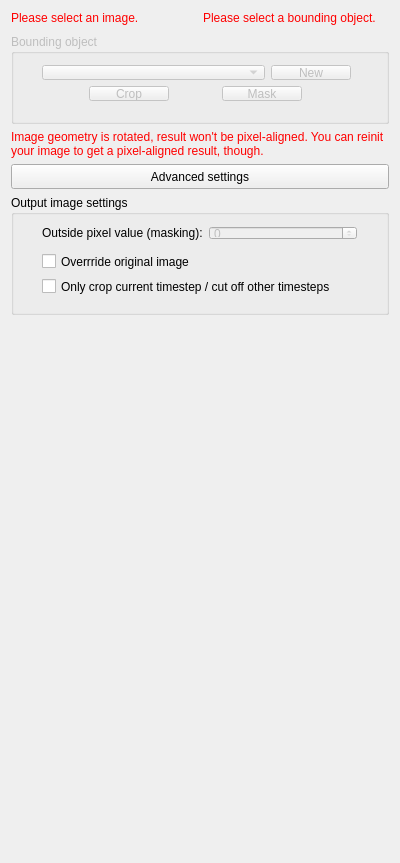
<?xml version="1.0" encoding="UTF-8"?>
<ui version="4.0">
 <class>ImageCropperControls</class>
 <widget class="QWidget" name="ImageCropperControls">
  <property name="geometry">
   <rect>
    <x>0</x>
    <y>0</y>
    <width>400</width>
    <height>863</height>
   </rect>
  </property>
  <property name="minimumSize">
   <size>
    <width>0</width>
    <height>0</height>
   </size>
  </property>
  <property name="windowTitle">
   <string>QmitkTemplate</string>
  </property>
  <layout class="QVBoxLayout" name="verticalLayout">
   <item>
    <layout class="QHBoxLayout" name="horizontalLayout_3">
     <property name="bottomMargin">
      <number>3</number>
     </property>
     <item>
      <widget class="QLabel" name="labelWarningImage">
       <property name="sizePolicy">
        <sizepolicy hsizetype="Minimum" vsizetype="Maximum">
         <horstretch>0</horstretch>
         <verstretch>0</verstretch>
        </sizepolicy>
       </property>
       <property name="styleSheet">
        <string notr="true">QLabel { color: rgb(255, 0, 0) }</string>
       </property>
       <property name="text">
        <string>Please select an image.</string>
       </property>
      </widget>
     </item>
     <item>
      <widget class="QLabel" name="labelWarningBB">
       <property name="palette">
        <palette>
         <active>
          <colorrole role="WindowText">
           <brush brushstyle="SolidPattern">
            <color alpha="255">
             <red>255</red>
             <green>0</green>
             <blue>0</blue>
            </color>
           </brush>
          </colorrole>
          <colorrole role="Button">
           <brush brushstyle="SolidPattern">
            <color alpha="255">
             <red>255</red>
             <green>0</green>
             <blue>0</blue>
            </color>
           </brush>
          </colorrole>
          <colorrole role="Light">
           <brush brushstyle="SolidPattern">
            <color alpha="255">
             <red>255</red>
             <green>127</green>
             <blue>127</blue>
            </color>
           </brush>
          </colorrole>
          <colorrole role="Midlight">
           <brush brushstyle="SolidPattern">
            <color alpha="255">
             <red>255</red>
             <green>63</green>
             <blue>63</blue>
            </color>
           </brush>
          </colorrole>
          <colorrole role="Dark">
           <brush brushstyle="SolidPattern">
            <color alpha="255">
             <red>127</red>
             <green>0</green>
             <blue>0</blue>
            </color>
           </brush>
          </colorrole>
          <colorrole role="Mid">
           <brush brushstyle="SolidPattern">
            <color alpha="255">
             <red>170</red>
             <green>0</green>
             <blue>0</blue>
            </color>
           </brush>
          </colorrole>
          <colorrole role="Text">
           <brush brushstyle="SolidPattern">
            <color alpha="255">
             <red>0</red>
             <green>0</green>
             <blue>0</blue>
            </color>
           </brush>
          </colorrole>
          <colorrole role="BrightText">
           <brush brushstyle="SolidPattern">
            <color alpha="255">
             <red>255</red>
             <green>255</green>
             <blue>255</blue>
            </color>
           </brush>
          </colorrole>
          <colorrole role="ButtonText">
           <brush brushstyle="SolidPattern">
            <color alpha="255">
             <red>0</red>
             <green>0</green>
             <blue>0</blue>
            </color>
           </brush>
          </colorrole>
          <colorrole role="Base">
           <brush brushstyle="SolidPattern">
            <color alpha="255">
             <red>255</red>
             <green>255</green>
             <blue>255</blue>
            </color>
           </brush>
          </colorrole>
          <colorrole role="Window">
           <brush brushstyle="SolidPattern">
            <color alpha="255">
             <red>255</red>
             <green>0</green>
             <blue>0</blue>
            </color>
           </brush>
          </colorrole>
          <colorrole role="Shadow">
           <brush brushstyle="SolidPattern">
            <color alpha="255">
             <red>0</red>
             <green>0</green>
             <blue>0</blue>
            </color>
           </brush>
          </colorrole>
          <colorrole role="AlternateBase">
           <brush brushstyle="SolidPattern">
            <color alpha="255">
             <red>255</red>
             <green>127</green>
             <blue>127</blue>
            </color>
           </brush>
          </colorrole>
          <colorrole role="ToolTipBase">
           <brush brushstyle="SolidPattern">
            <color alpha="255">
             <red>255</red>
             <green>255</green>
             <blue>220</blue>
            </color>
           </brush>
          </colorrole>
          <colorrole role="ToolTipText">
           <brush brushstyle="SolidPattern">
            <color alpha="255">
             <red>0</red>
             <green>0</green>
             <blue>0</blue>
            </color>
           </brush>
          </colorrole>
         </active>
         <inactive>
          <colorrole role="WindowText">
           <brush brushstyle="SolidPattern">
            <color alpha="255">
             <red>255</red>
             <green>0</green>
             <blue>0</blue>
            </color>
           </brush>
          </colorrole>
          <colorrole role="Button">
           <brush brushstyle="SolidPattern">
            <color alpha="255">
             <red>255</red>
             <green>0</green>
             <blue>0</blue>
            </color>
           </brush>
          </colorrole>
          <colorrole role="Light">
           <brush brushstyle="SolidPattern">
            <color alpha="255">
             <red>255</red>
             <green>127</green>
             <blue>127</blue>
            </color>
           </brush>
          </colorrole>
          <colorrole role="Midlight">
           <brush brushstyle="SolidPattern">
            <color alpha="255">
             <red>255</red>
             <green>63</green>
             <blue>63</blue>
            </color>
           </brush>
          </colorrole>
          <colorrole role="Dark">
           <brush brushstyle="SolidPattern">
            <color alpha="255">
             <red>127</red>
             <green>0</green>
             <blue>0</blue>
            </color>
           </brush>
          </colorrole>
          <colorrole role="Mid">
           <brush brushstyle="SolidPattern">
            <color alpha="255">
             <red>170</red>
             <green>0</green>
             <blue>0</blue>
            </color>
           </brush>
          </colorrole>
          <colorrole role="Text">
           <brush brushstyle="SolidPattern">
            <color alpha="255">
             <red>0</red>
             <green>0</green>
             <blue>0</blue>
            </color>
           </brush>
          </colorrole>
          <colorrole role="BrightText">
           <brush brushstyle="SolidPattern">
            <color alpha="255">
             <red>255</red>
             <green>255</green>
             <blue>255</blue>
            </color>
           </brush>
          </colorrole>
          <colorrole role="ButtonText">
           <brush brushstyle="SolidPattern">
            <color alpha="255">
             <red>0</red>
             <green>0</green>
             <blue>0</blue>
            </color>
           </brush>
          </colorrole>
          <colorrole role="Base">
           <brush brushstyle="SolidPattern">
            <color alpha="255">
             <red>255</red>
             <green>255</green>
             <blue>255</blue>
            </color>
           </brush>
          </colorrole>
          <colorrole role="Window">
           <brush brushstyle="SolidPattern">
            <color alpha="255">
             <red>255</red>
             <green>0</green>
             <blue>0</blue>
            </color>
           </brush>
          </colorrole>
          <colorrole role="Shadow">
           <brush brushstyle="SolidPattern">
            <color alpha="255">
             <red>0</red>
             <green>0</green>
             <blue>0</blue>
            </color>
           </brush>
          </colorrole>
          <colorrole role="AlternateBase">
           <brush brushstyle="SolidPattern">
            <color alpha="255">
             <red>255</red>
             <green>127</green>
             <blue>127</blue>
            </color>
           </brush>
          </colorrole>
          <colorrole role="ToolTipBase">
           <brush brushstyle="SolidPattern">
            <color alpha="255">
             <red>255</red>
             <green>255</green>
             <blue>220</blue>
            </color>
           </brush>
          </colorrole>
          <colorrole role="ToolTipText">
           <brush brushstyle="SolidPattern">
            <color alpha="255">
             <red>0</red>
             <green>0</green>
             <blue>0</blue>
            </color>
           </brush>
          </colorrole>
         </inactive>
         <disabled>
          <colorrole role="WindowText">
           <brush brushstyle="SolidPattern">
            <color alpha="255">
             <red>120</red>
             <green>120</green>
             <blue>120</blue>
            </color>
           </brush>
          </colorrole>
          <colorrole role="Button">
           <brush brushstyle="SolidPattern">
            <color alpha="255">
             <red>255</red>
             <green>0</green>
             <blue>0</blue>
            </color>
           </brush>
          </colorrole>
          <colorrole role="Light">
           <brush brushstyle="SolidPattern">
            <color alpha="255">
             <red>255</red>
             <green>127</green>
             <blue>127</blue>
            </color>
           </brush>
          </colorrole>
          <colorrole role="Midlight">
           <brush brushstyle="SolidPattern">
            <color alpha="255">
             <red>255</red>
             <green>63</green>
             <blue>63</blue>
            </color>
           </brush>
          </colorrole>
          <colorrole role="Dark">
           <brush brushstyle="SolidPattern">
            <color alpha="255">
             <red>127</red>
             <green>0</green>
             <blue>0</blue>
            </color>
           </brush>
          </colorrole>
          <colorrole role="Mid">
           <brush brushstyle="SolidPattern">
            <color alpha="255">
             <red>170</red>
             <green>0</green>
             <blue>0</blue>
            </color>
           </brush>
          </colorrole>
          <colorrole role="Text">
           <brush brushstyle="SolidPattern">
            <color alpha="255">
             <red>127</red>
             <green>0</green>
             <blue>0</blue>
            </color>
           </brush>
          </colorrole>
          <colorrole role="BrightText">
           <brush brushstyle="SolidPattern">
            <color alpha="255">
             <red>255</red>
             <green>255</green>
             <blue>255</blue>
            </color>
           </brush>
          </colorrole>
          <colorrole role="ButtonText">
           <brush brushstyle="SolidPattern">
            <color alpha="255">
             <red>127</red>
             <green>0</green>
             <blue>0</blue>
            </color>
           </brush>
          </colorrole>
          <colorrole role="Base">
           <brush brushstyle="SolidPattern">
            <color alpha="255">
             <red>255</red>
             <green>0</green>
             <blue>0</blue>
            </color>
           </brush>
          </colorrole>
          <colorrole role="Window">
           <brush brushstyle="SolidPattern">
            <color alpha="255">
             <red>255</red>
             <green>0</green>
             <blue>0</blue>
            </color>
           </brush>
          </colorrole>
          <colorrole role="Shadow">
           <brush brushstyle="SolidPattern">
            <color alpha="255">
             <red>0</red>
             <green>0</green>
             <blue>0</blue>
            </color>
           </brush>
          </colorrole>
          <colorrole role="AlternateBase">
           <brush brushstyle="SolidPattern">
            <color alpha="255">
             <red>255</red>
             <green>0</green>
             <blue>0</blue>
            </color>
           </brush>
          </colorrole>
          <colorrole role="ToolTipBase">
           <brush brushstyle="SolidPattern">
            <color alpha="255">
             <red>255</red>
             <green>255</green>
             <blue>220</blue>
            </color>
           </brush>
          </colorrole>
          <colorrole role="ToolTipText">
           <brush brushstyle="SolidPattern">
            <color alpha="255">
             <red>0</red>
             <green>0</green>
             <blue>0</blue>
            </color>
           </brush>
          </colorrole>
         </disabled>
        </palette>
       </property>
       <property name="text">
        <string>Please select a bounding object.</string>
       </property>
      </widget>
     </item>
    </layout>
   </item>
   <item>
    <widget class="QGroupBox" name="groupBoundingObject">
     <property name="enabled">
      <bool>false</bool>
     </property>
     <property name="sizePolicy">
      <sizepolicy hsizetype="Preferred" vsizetype="Fixed">
       <horstretch>0</horstretch>
       <verstretch>0</verstretch>
      </sizepolicy>
     </property>
     <property name="minimumSize">
      <size>
       <width>0</width>
       <height>90</height>
      </size>
     </property>
     <property name="title">
      <string>Bounding object</string>
     </property>
     <widget class="QWidget" name="verticalLayoutWidget">
      <property name="geometry">
       <rect>
        <x>20</x>
        <y>20</y>
        <width>331</width>
        <height>58</height>
       </rect>
      </property>
      <layout class="QVBoxLayout" name="verticalLayout_2">
       <item>
        <layout class="QHBoxLayout" name="horizontalLayout">
         <item>
          <widget class="QmitkDataStorageComboBox" name="boundingShapeSelector">
           <property name="sizePolicy">
            <sizepolicy hsizetype="Preferred" vsizetype="Fixed">
             <horstretch>0</horstretch>
             <verstretch>0</verstretch>
            </sizepolicy>
           </property>
           <property name="maximumSize">
            <size>
             <width>16777215</width>
             <height>16777215</height>
            </size>
           </property>
          </widget>
         </item>
         <item>
          <widget class="QPushButton" name="buttonCreateNewBoundingBox">
           <property name="sizePolicy">
            <sizepolicy hsizetype="Fixed" vsizetype="Fixed">
             <horstretch>0</horstretch>
             <verstretch>0</verstretch>
            </sizepolicy>
           </property>
           <property name="text">
            <string>New</string>
           </property>
          </widget>
         </item>
        </layout>
       </item>
       <item>
        <layout class="QHBoxLayout" name="horizontalLayout_5">
         <item>
          <widget class="QPushButton" name="buttonCropping">
           <property name="sizePolicy">
            <sizepolicy hsizetype="Fixed" vsizetype="Fixed">
             <horstretch>0</horstretch>
             <verstretch>0</verstretch>
            </sizepolicy>
           </property>
           <property name="text">
            <string>Crop</string>
           </property>
          </widget>
         </item>
         <item>
          <widget class="QPushButton" name="buttonMasking">
           <property name="sizePolicy">
            <sizepolicy hsizetype="Maximum" vsizetype="Maximum">
             <horstretch>0</horstretch>
             <verstretch>0</verstretch>
            </sizepolicy>
           </property>
           <property name="toolTip">
            <string>Do Cropping</string>
           </property>
           <property name="text">
            <string>Mask</string>
           </property>
          </widget>
         </item>
        </layout>
       </item>
      </layout>
     </widget>
    </widget>
   </item>
   <item>
    <widget class="QLabel" name="labelWarningRotation">
     <property name="enabled">
      <bool>true</bool>
     </property>
     <property name="palette">
      <palette>
       <active>
        <colorrole role="WindowText">
         <brush brushstyle="SolidPattern">
          <color alpha="255">
           <red>255</red>
           <green>0</green>
           <blue>0</blue>
          </color>
         </brush>
        </colorrole>
        <colorrole role="Button">
         <brush brushstyle="SolidPattern">
          <color alpha="255">
           <red>255</red>
           <green>0</green>
           <blue>0</blue>
          </color>
         </brush>
        </colorrole>
        <colorrole role="Light">
         <brush brushstyle="SolidPattern">
          <color alpha="255">
           <red>255</red>
           <green>127</green>
           <blue>127</blue>
          </color>
         </brush>
        </colorrole>
        <colorrole role="Midlight">
         <brush brushstyle="SolidPattern">
          <color alpha="255">
           <red>255</red>
           <green>63</green>
           <blue>63</blue>
          </color>
         </brush>
        </colorrole>
        <colorrole role="Dark">
         <brush brushstyle="SolidPattern">
          <color alpha="255">
           <red>127</red>
           <green>0</green>
           <blue>0</blue>
          </color>
         </brush>
        </colorrole>
        <colorrole role="Mid">
         <brush brushstyle="SolidPattern">
          <color alpha="255">
           <red>170</red>
           <green>0</green>
           <blue>0</blue>
          </color>
         </brush>
        </colorrole>
        <colorrole role="Text">
         <brush brushstyle="SolidPattern">
          <color alpha="255">
           <red>255</red>
           <green>0</green>
           <blue>0</blue>
          </color>
         </brush>
        </colorrole>
        <colorrole role="BrightText">
         <brush brushstyle="SolidPattern">
          <color alpha="255">
           <red>255</red>
           <green>255</green>
           <blue>255</blue>
          </color>
         </brush>
        </colorrole>
        <colorrole role="ButtonText">
         <brush brushstyle="SolidPattern">
          <color alpha="255">
           <red>0</red>
           <green>0</green>
           <blue>0</blue>
          </color>
         </brush>
        </colorrole>
        <colorrole role="Base">
         <brush brushstyle="SolidPattern">
          <color alpha="255">
           <red>255</red>
           <green>255</green>
           <blue>255</blue>
          </color>
         </brush>
        </colorrole>
        <colorrole role="Window">
         <brush brushstyle="SolidPattern">
          <color alpha="255">
           <red>255</red>
           <green>0</green>
           <blue>0</blue>
          </color>
         </brush>
        </colorrole>
        <colorrole role="Shadow">
         <brush brushstyle="SolidPattern">
          <color alpha="255">
           <red>0</red>
           <green>0</green>
           <blue>0</blue>
          </color>
         </brush>
        </colorrole>
        <colorrole role="AlternateBase">
         <brush brushstyle="SolidPattern">
          <color alpha="255">
           <red>255</red>
           <green>127</green>
           <blue>127</blue>
          </color>
         </brush>
        </colorrole>
        <colorrole role="ToolTipBase">
         <brush brushstyle="SolidPattern">
          <color alpha="255">
           <red>255</red>
           <green>255</green>
           <blue>220</blue>
          </color>
         </brush>
        </colorrole>
        <colorrole role="ToolTipText">
         <brush brushstyle="SolidPattern">
          <color alpha="255">
           <red>0</red>
           <green>0</green>
           <blue>0</blue>
          </color>
         </brush>
        </colorrole>
       </active>
       <inactive>
        <colorrole role="WindowText">
         <brush brushstyle="SolidPattern">
          <color alpha="255">
           <red>255</red>
           <green>0</green>
           <blue>0</blue>
          </color>
         </brush>
        </colorrole>
        <colorrole role="Button">
         <brush brushstyle="SolidPattern">
          <color alpha="255">
           <red>255</red>
           <green>0</green>
           <blue>0</blue>
          </color>
         </brush>
        </colorrole>
        <colorrole role="Light">
         <brush brushstyle="SolidPattern">
          <color alpha="255">
           <red>255</red>
           <green>127</green>
           <blue>127</blue>
          </color>
         </brush>
        </colorrole>
        <colorrole role="Midlight">
         <brush brushstyle="SolidPattern">
          <color alpha="255">
           <red>255</red>
           <green>63</green>
           <blue>63</blue>
          </color>
         </brush>
        </colorrole>
        <colorrole role="Dark">
         <brush brushstyle="SolidPattern">
          <color alpha="255">
           <red>127</red>
           <green>0</green>
           <blue>0</blue>
          </color>
         </brush>
        </colorrole>
        <colorrole role="Mid">
         <brush brushstyle="SolidPattern">
          <color alpha="255">
           <red>170</red>
           <green>0</green>
           <blue>0</blue>
          </color>
         </brush>
        </colorrole>
        <colorrole role="Text">
         <brush brushstyle="SolidPattern">
          <color alpha="255">
           <red>255</red>
           <green>0</green>
           <blue>0</blue>
          </color>
         </brush>
        </colorrole>
        <colorrole role="BrightText">
         <brush brushstyle="SolidPattern">
          <color alpha="255">
           <red>255</red>
           <green>255</green>
           <blue>255</blue>
          </color>
         </brush>
        </colorrole>
        <colorrole role="ButtonText">
         <brush brushstyle="SolidPattern">
          <color alpha="255">
           <red>0</red>
           <green>0</green>
           <blue>0</blue>
          </color>
         </brush>
        </colorrole>
        <colorrole role="Base">
         <brush brushstyle="SolidPattern">
          <color alpha="255">
           <red>255</red>
           <green>255</green>
           <blue>255</blue>
          </color>
         </brush>
        </colorrole>
        <colorrole role="Window">
         <brush brushstyle="SolidPattern">
          <color alpha="255">
           <red>255</red>
           <green>0</green>
           <blue>0</blue>
          </color>
         </brush>
        </colorrole>
        <colorrole role="Shadow">
         <brush brushstyle="SolidPattern">
          <color alpha="255">
           <red>0</red>
           <green>0</green>
           <blue>0</blue>
          </color>
         </brush>
        </colorrole>
        <colorrole role="AlternateBase">
         <brush brushstyle="SolidPattern">
          <color alpha="255">
           <red>255</red>
           <green>127</green>
           <blue>127</blue>
          </color>
         </brush>
        </colorrole>
        <colorrole role="ToolTipBase">
         <brush brushstyle="SolidPattern">
          <color alpha="255">
           <red>255</red>
           <green>255</green>
           <blue>220</blue>
          </color>
         </brush>
        </colorrole>
        <colorrole role="ToolTipText">
         <brush brushstyle="SolidPattern">
          <color alpha="255">
           <red>0</red>
           <green>0</green>
           <blue>0</blue>
          </color>
         </brush>
        </colorrole>
       </inactive>
       <disabled>
        <colorrole role="WindowText">
         <brush brushstyle="SolidPattern">
          <color alpha="255">
           <red>127</red>
           <green>0</green>
           <blue>0</blue>
          </color>
         </brush>
        </colorrole>
        <colorrole role="Button">
         <brush brushstyle="SolidPattern">
          <color alpha="255">
           <red>255</red>
           <green>0</green>
           <blue>0</blue>
          </color>
         </brush>
        </colorrole>
        <colorrole role="Light">
         <brush brushstyle="SolidPattern">
          <color alpha="255">
           <red>255</red>
           <green>127</green>
           <blue>127</blue>
          </color>
         </brush>
        </colorrole>
        <colorrole role="Midlight">
         <brush brushstyle="SolidPattern">
          <color alpha="255">
           <red>255</red>
           <green>63</green>
           <blue>63</blue>
          </color>
         </brush>
        </colorrole>
        <colorrole role="Dark">
         <brush brushstyle="SolidPattern">
          <color alpha="255">
           <red>127</red>
           <green>0</green>
           <blue>0</blue>
          </color>
         </brush>
        </colorrole>
        <colorrole role="Mid">
         <brush brushstyle="SolidPattern">
          <color alpha="255">
           <red>170</red>
           <green>0</green>
           <blue>0</blue>
          </color>
         </brush>
        </colorrole>
        <colorrole role="Text">
         <brush brushstyle="SolidPattern">
          <color alpha="255">
           <red>127</red>
           <green>0</green>
           <blue>0</blue>
          </color>
         </brush>
        </colorrole>
        <colorrole role="BrightText">
         <brush brushstyle="SolidPattern">
          <color alpha="255">
           <red>255</red>
           <green>255</green>
           <blue>255</blue>
          </color>
         </brush>
        </colorrole>
        <colorrole role="ButtonText">
         <brush brushstyle="SolidPattern">
          <color alpha="255">
           <red>127</red>
           <green>0</green>
           <blue>0</blue>
          </color>
         </brush>
        </colorrole>
        <colorrole role="Base">
         <brush brushstyle="SolidPattern">
          <color alpha="255">
           <red>255</red>
           <green>0</green>
           <blue>0</blue>
          </color>
         </brush>
        </colorrole>
        <colorrole role="Window">
         <brush brushstyle="SolidPattern">
          <color alpha="255">
           <red>255</red>
           <green>0</green>
           <blue>0</blue>
          </color>
         </brush>
        </colorrole>
        <colorrole role="Shadow">
         <brush brushstyle="SolidPattern">
          <color alpha="255">
           <red>0</red>
           <green>0</green>
           <blue>0</blue>
          </color>
         </brush>
        </colorrole>
        <colorrole role="AlternateBase">
         <brush brushstyle="SolidPattern">
          <color alpha="255">
           <red>255</red>
           <green>0</green>
           <blue>0</blue>
          </color>
         </brush>
        </colorrole>
        <colorrole role="ToolTipBase">
         <brush brushstyle="SolidPattern">
          <color alpha="255">
           <red>255</red>
           <green>255</green>
           <blue>220</blue>
          </color>
         </brush>
        </colorrole>
        <colorrole role="ToolTipText">
         <brush brushstyle="SolidPattern">
          <color alpha="255">
           <red>0</red>
           <green>0</green>
           <blue>0</blue>
          </color>
         </brush>
        </colorrole>
       </disabled>
      </palette>
     </property>
     <property name="text">
      <string>Image geometry is rotated, result won't be pixel-aligned. You can reinit your image to get a pixel-aligned result, though.</string>
     </property>
     <property name="textFormat">
      <enum>Qt::PlainText</enum>
     </property>
     <property name="wordWrap">
      <bool>true</bool>
     </property>
    </widget>
   </item>
   <item>
    <widget class="ctkExpandButton" name="buttonAdvancedSettings">
     <property name="sizePolicy">
      <sizepolicy hsizetype="Preferred" vsizetype="Fixed">
       <horstretch>0</horstretch>
       <verstretch>0</verstretch>
      </sizepolicy>
     </property>
     <property name="minimumSize">
      <size>
       <width>0</width>
       <height>25</height>
      </size>
     </property>
     <property name="text">
      <string>Advanced settings</string>
     </property>
     <property name="checkable">
      <bool>false</bool>
     </property>
     <property name="autoRepeatInterval">
      <number>100</number>
     </property>
     <property name="toolButtonStyle">
      <enum>Qt::ToolButtonTextBesideIcon</enum>
     </property>
     <property name="autoRaise">
      <bool>false</bool>
     </property>
    </widget>
   </item>
   <item>
    <widget class="QGroupBox" name="groupImageSettings">
     <property name="sizePolicy">
      <sizepolicy hsizetype="Preferred" vsizetype="Fixed">
       <horstretch>0</horstretch>
       <verstretch>0</verstretch>
      </sizepolicy>
     </property>
     <property name="minimumSize">
      <size>
       <width>0</width>
       <height>120</height>
      </size>
     </property>
     <property name="title">
      <string>Output image settings</string>
     </property>
     <widget class="QWidget" name="layoutWidget">
      <property name="geometry">
       <rect>
        <x>20</x>
        <y>20</y>
        <width>337</width>
        <height>91</height>
       </rect>
      </property>
      <layout class="QVBoxLayout" name="verticalLayout_4">
       <property name="bottomMargin">
        <number>10</number>
       </property>
       <item>
        <layout class="QHBoxLayout" name="horizontalLayout_4">
         <property name="bottomMargin">
          <number>6</number>
         </property>
         <item>
          <widget class="QLabel" name="label_2">
           <property name="text">
            <string>Outside pixel value (masking):</string>
           </property>
          </widget>
         </item>
         <item>
          <widget class="QSpinBox" name="spinBox">
           <property name="enabled">
            <bool>false</bool>
           </property>
           <property name="sizePolicy">
            <sizepolicy hsizetype="Preferred" vsizetype="Fixed">
             <horstretch>0</horstretch>
             <verstretch>0</verstretch>
            </sizepolicy>
           </property>
           <property name="maximumSize">
            <size>
             <width>16777210</width>
             <height>16777215</height>
            </size>
           </property>
          </widget>
         </item>
        </layout>
       </item>
       <item>
        <widget class="QCheckBox" name="checkOverwriteImage">
         <property name="text">
          <string>Overrride original image</string>
         </property>
         <property name="checked">
          <bool>false</bool>
         </property>
        </widget>
       </item>
       <item>
        <widget class="QCheckBox" name="checkBoxCropTimeStepOnly">
         <property name="text">
          <string>Only crop current timestep / cut off other timesteps</string>
         </property>
        </widget>
       </item>
       <item>
        <spacer name="verticalSpacer_2">
         <property name="orientation">
          <enum>Qt::Vertical</enum>
         </property>
         <property name="sizeHint" stdset="0">
          <size>
           <width>20</width>
           <height>40</height>
          </size>
         </property>
        </spacer>
       </item>
      </layout>
     </widget>
    </widget>
   </item>
   <item>
    <spacer name="verticalSpacer">
     <property name="orientation">
      <enum>Qt::Vertical</enum>
     </property>
     <property name="sizeHint" stdset="0">
      <size>
       <width>20</width>
       <height>40</height>
      </size>
     </property>
    </spacer>
   </item>
  </layout>
 </widget>
 <layoutdefault spacing="6" margin="11"/>
 <customwidgets>
  <customwidget>
   <class>QmitkDataStorageComboBox</class>
   <extends>QComboBox</extends>
   <header location="global">QmitkDataStorageComboBox.h</header>
  </customwidget>
  <customwidget>
   <class>ctkExpandButton</class>
   <extends>QToolButton</extends>
   <header>ctkExpandButton.h</header>
  </customwidget>
 </customwidgets>
 <resources/>
 <connections/>
</ui>
